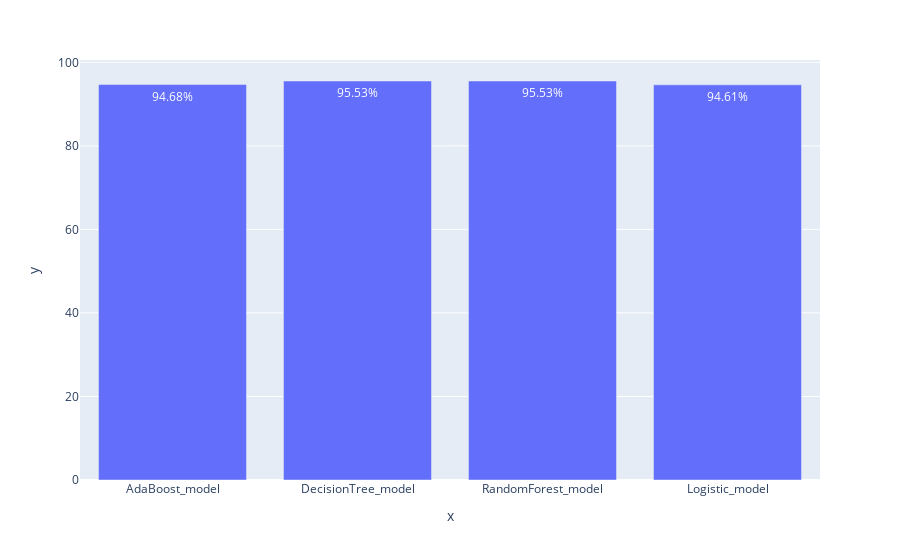

Notebook cell for this chart:
### Code cell
px.bar(x = accuracyscores, y = four_models ,  text=[f'{score}%' for score in four_models])

### Figure 1 — Plotly figure (JSON) as saved in the notebook; plotly's stock layout.template omitted (floating-point values rounded to 4 significant figures)
{"data": [{"alignmentgroup": "True", "hovertemplate": "x=%{x}<br>y=%{y}<br>text=%{text}<extra></extra>", "legendgroup": "", "marker": {"color": "#636efa", "pattern": {"shape": ""}}, "name": "", "offsetgroup": "", "orientation": "v", "showlegend": false, "text": ["94.68%", "95.53%", "95.53%", "94.61%"], "textposition": "auto", "type": "bar", "x": ["AdaBoost_model", "DecisionTree_model", "RandomForest_model", "Logistic_model"], "xaxis": "x", "y": [94.68, 95.53, 95.53, 94.61], "yaxis": "y"}], "layout": {"autosize": true, "barmode": "relative", "legend": {"tracegroupgap": 0}, "margin": {"t": 60}, "xaxis": {"anchor": "y", "autorange": true, "domain": [0, 1], "range": [-0.5, 3.5], "title": {"text": "x"}, "type": "category"}, "yaxis": {"anchor": "x", "autorange": true, "domain": [0, 1], "range": [0, 100.6], "title": {"text": "y"}, "type": "linear"}}}
